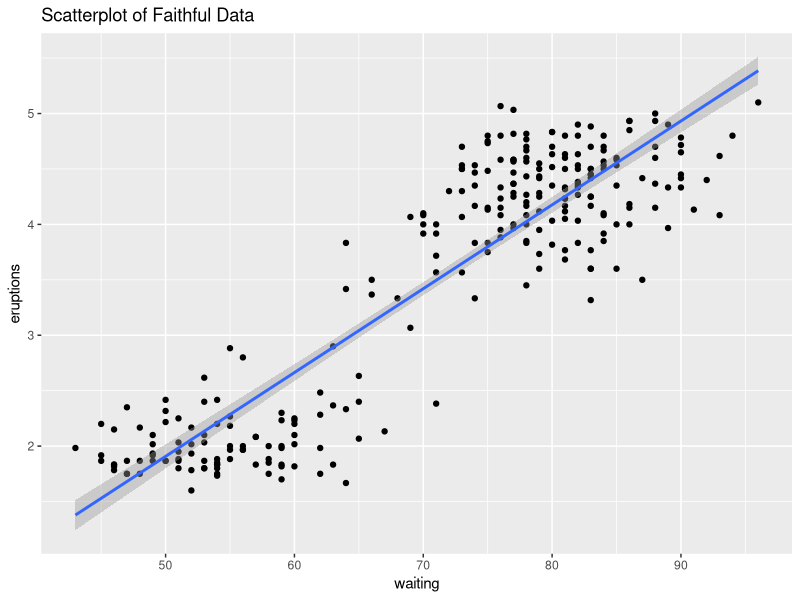
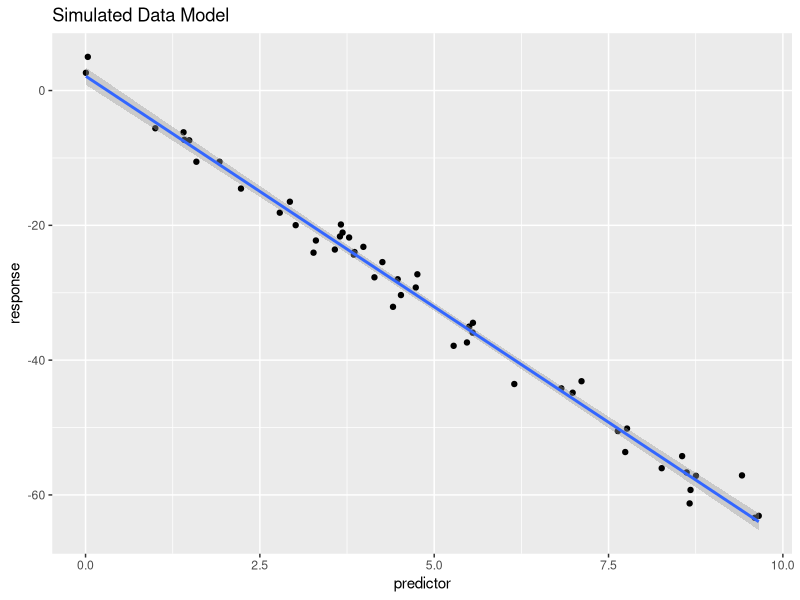
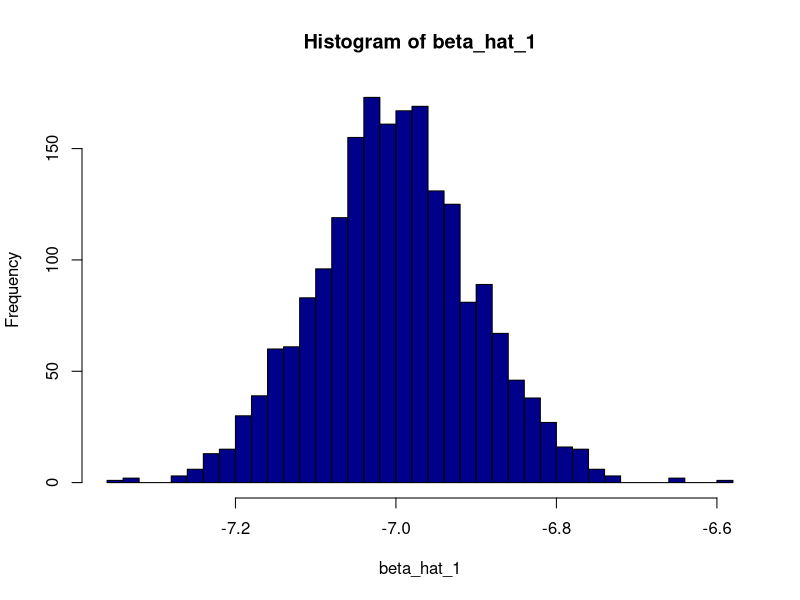
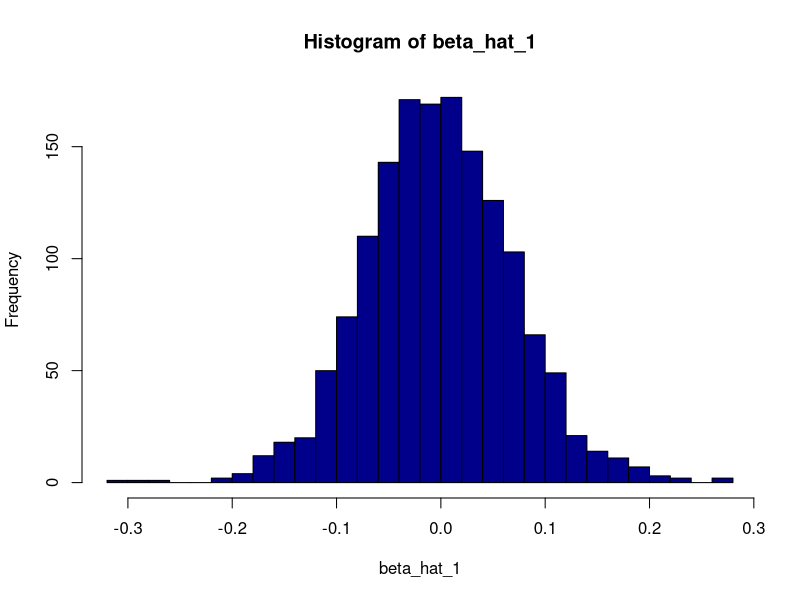
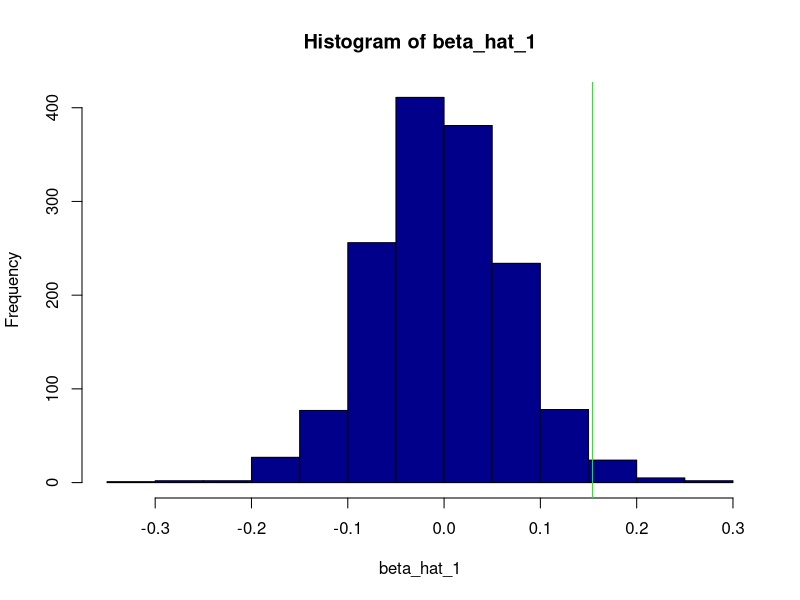
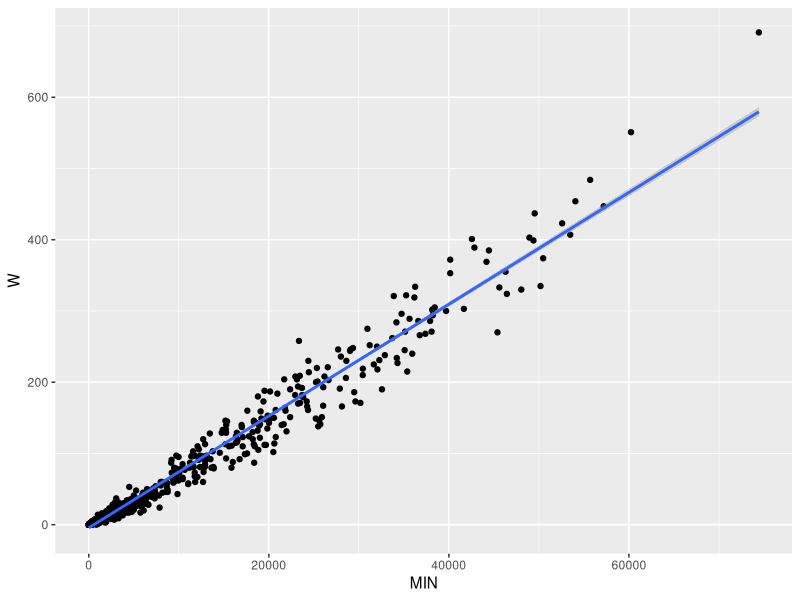
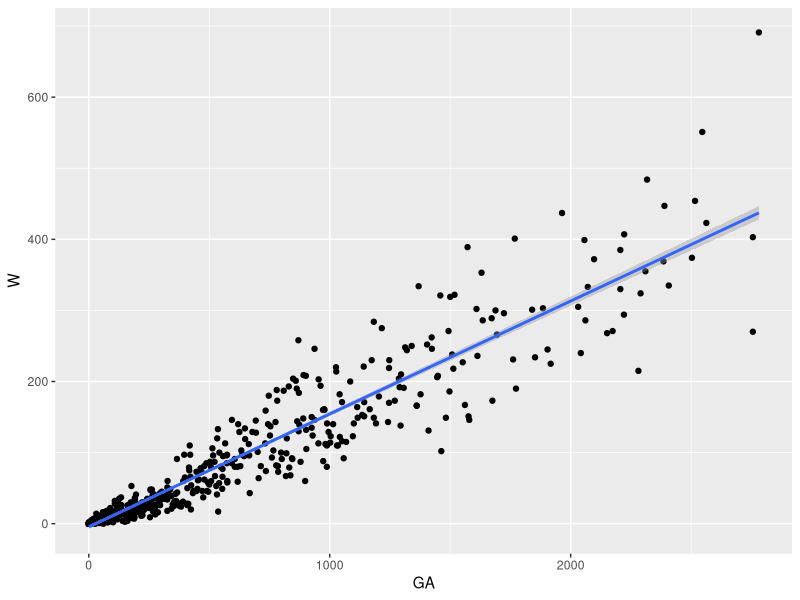
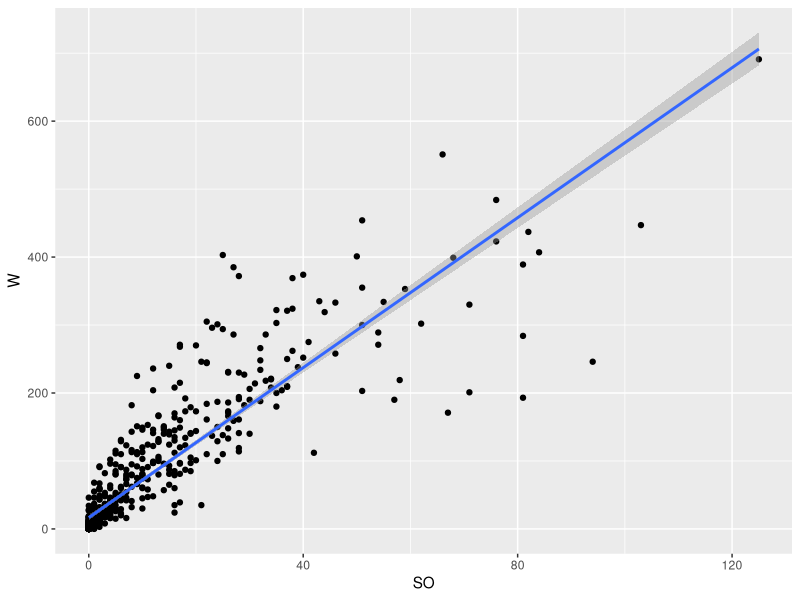

Recreate these plots in R, in order.
## ---- chunk 1
data(faithful)
faithful_model= lm(eruptions~waiting, data = faithful)
summary(faithful_model)
## ---- chunk 2
faithful_model$coefficients
## ---- chunk 3
predict(faithful_model,newdata=data.frame(waiting=80))
## ---- chunk 4
predict(faithful_model,newdata=data.frame(waiting=120))
## ---- chunk 5
sum(faithful_model$residuals^2)
## ---- chunk 6
library(ggplot2)
ggplot(data=faithful,aes(x=waiting,y=eruptions))+geom_point()+geom_smooth(method= "lm")+ggtitle("Scatterplot of Faithful Data")
## ---- chunk 7
SSReg = sum((faithful_model$fitted.values - mean(faithful$eruptions))^2)
SST = sum((faithful$eruptions - mean(faithful$eruptions))^2)
R2 = SSReg/SST
R2
## ---- chunk 8
get_sd_est = function(model_resid,mle) {
  SSE = sum(model_resid^2)
  if (mle == TRUE) {
    sqrt(SSE/(length(model_resid)-2))
  } else {
    sqrt(SSE/length(model_resid))
  }
  
}
## ---- chunk 9
get_sd_est(faithful_model$residuals,mle=FALSE)
## ---- chunk 10
get_sd_est(faithful_model$residuals,mle=TRUE)
## ---- chunk 11
summary(faithful_model)$sigma
## ---- chunk 12
birthday = 19990503
set.seed(birthday)
## ---- chunk 13
x = runif(n = 50, 0, 10)
## ---- chunk 14
sim_slr = function(x, beta_0 = 10, beta_1 = 5, sigma = 1) {
  n = length(x)
  epsilon = rnorm(n, mean = 0, sd = sigma)
  y = beta_0 + beta_1 * x + epsilon
  data.frame(predictor = x, response = y)
}

simdata = sim_slr(x=x,beta_0=3,beta_1=-7,sigma=2)
head(simdata)
## ---- chunk 15
simmodel = lm(response ~predictor,data=simdata)
coef(simmodel)
## ---- chunk 16
library(ggplot2)
ggplot(data=simdata,aes(x=predictor,y=response))+geom_point() + geom_smooth(method="lm")+ggtitle("Simulated Data Model")
## ---- chunk 17

beta_hat_1 = rep(0,2000)
for (i in 1:2000) {
  x = runif(n = 50, 0, 10)
  simdata = sim_slr(x=x,beta_0=3,beta_1=-7,sigma=2)
  model = lm(response~predictor,data=simdata)
  beta_hat_1[i] = coef(model)[2]
}

## ---- chunk 18
mean(beta_hat_1)
sd(beta_hat_1)
## ---- chunk 19
hist(beta_hat_1, breaks = 40, col = "darkblue")
## ---- chunk 20
birthday = 19990503
set.seed(birthday)
## ---- chunk 21
x = runif(n = 25, 0, 10)
## ---- chunk 22
beta_hat_1 = rep(0,1500)
for (i in 1:1500) {
  x = runif(n = 25, 0, 10)
  simdata = sim_slr(x=x,beta_0=10,beta_1=0,sigma=1)
  model = lm(response~predictor,data=simdata)
  beta_hat_1[i] = coef(model)[2]
}
## ---- chunk 23
hist(beta_hat_1, breaks = 40, col = "darkblue")
## ---- chunk 24
skeptic <- read.csv("skeptic.csv")
skepticmodel <- lm(response~predictor,data=skeptic)
skepticmodel$coefficients[2]
## ---- chunk 25
hist(beta_hat_1,col = "darkblue")
abline(v=skepticmodel$coefficients[2], col = "green")
## ---- chunk 26
2 * length(beta_hat_1[beta_hat_1 >  skepticmodel$coefficients[2]])/length(beta_hat_1)
## ---- chunk 27
range(beta_hat_1)
## ---- chunk 28
goalies <- read.csv("goalies.csv")
gmodel <- lm(W~MIN,data=goalies)
RMSE <- sqrt(sum((gmodel$residuals)^2)/length(goalies$W))
RMSE
## ---- chunk 29
ggplot(data=goalies,aes(x=MIN,y=W))+geom_point()+geom_smooth(method="lm")
## ---- chunk 30
gamodel <- lm(W~GA,data=goalies)
RMSE <- sqrt(sum((gamodel$residuals)^2)/length(goalies$W))
RMSE
## ---- chunk 31
ggplot(data=goalies,aes(x=GA,y=W))+geom_point()+geom_smooth(method="lm")
## ---- chunk 32
somodel <- lm(W~SO,data=goalies)
RMSE <- sqrt(sum((somodel$residuals)^2)/length(goalies$W))
RMSE
## ---- chunk 33
ggplot(data=goalies,aes(x=SO,y=W))+geom_point()+geom_smooth(method="lm")
